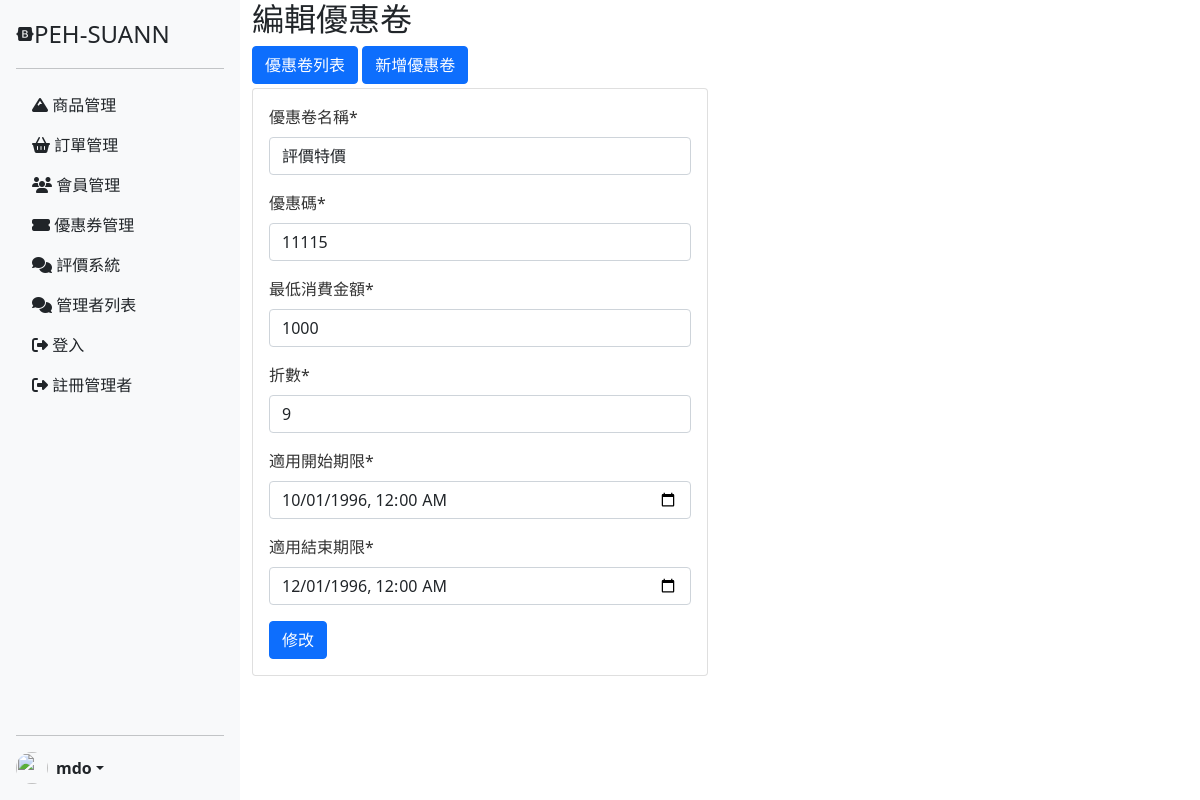
The page /coupon_edit.php?sid=4 on the database its author committed.
### tables this page shows
CREATE TABLE `coupon` (
  `sid` int(11) NOT NULL,
  `promo_name` varchar(255) DEFAULT NULL,
  `coupon_name` varchar(25) NOT NULL,
  `coupon_code` varchar(25) NOT NULL,
  `min_purchase` int(11) NOT NULL,
  `coupon_rate` float NOT NULL,
  `start_date_coup` datetime NOT NULL,
  `end_date_coup` datetime NOT NULL,
  `coupon_status` varchar(25) DEFAULT NULL,
  `display` int(11) NOT NULL
);

### coupon_edit.php (the view, shortened to what this page needs)
<?php require __DIR__ . '/parts/connect_db.php' ?>
<?php
$sid = isset($_GET['sid']) ? intval($_GET['sid']) : 0;
$sql = "SELECT * FROM coupon WHERE sid=$sid";
$r = $pdo->query($sql)->fetch();
?>
<?php require __DIR__ . '/parts/html-head.php' ?>
<?php require __DIR__ . '/parts/navbar.php' ?>
<div class="container">
  <div class="row">
    <div class="col-lg-6">
      <h2>編輯優惠卷</h2>
      <a href="./coupon_list.php" style="color: #fff;text-decoration:none;"><button type="button" class="btn btn-primary mb-1">優惠卷列表</button></a>
      <a href="./coupon_add.php" style="color: #fff;text-decoration:none;"><button type="button" class="btn btn-primary mb-1">新增優惠卷</button></a>
      <div class="card">
        <div class="card-body">
          <form name="form1" onsubmit="checkForm(event)" 　>
            <div class="mb-3">
              <label for="coupon_name" class="form-label">優惠卷名稱*</label>
              <input type="text" class="form-control" id="coupon_name" name="coupon_name" value="<?= $r['coupon_name'] ?>">
            </div>
            <div class="mb-3">
              <label for="coupon_code" class="form-label">優惠碼*</label>
              <input type="text" class="form-control" id="coupon_code" name="coupon_code" value="<?= $r['coupon_code']
                                                                                                  ?>">
            </div>
            <div class="mb-3">
              <label for="min_purchase" class="form-label">最低消費金額*</label>
              <input type="text" class="form-control" id="min_purchase" name="min_purchase" value="<?= $r['min_purchase']
                                                                                                    ?>">
            </div>
            <div class="mb-3">
              <label for="coupon_rate" class="form-label">折數*</label>
              <input type="text" class="form-control" id="coupon_rate" name="coupon_rate" value="<?= $r['coupon_rate']
                                                                                                  ?>">
            </div>
            <div class="mb-3">
              <label for="start_date_coup" class="form-label">適用開始期限*</label>
              <input type="datetime-local" class="form-control" id="start_date_coup" name="start_date_coup" value="<?= $r['start_date_coup'] ?>">
            </div>
            <div class="mb-3">
              <label for="end_date_coup" class="form-label">適用結束期限*</label>
              <input type="datetime-local" class="form-control" id="end_date_coup" name="end_date_coup" value="<?= $r['end_date_coup'] ?>">
            </div>
            <button type="submit" class="btn btn-primary">修改</button>
          </form>
        </div>
      </div>
    </div>
  </div>
</div>
<?php require __DIR__ . '/parts/html-foot.php' ?>

### style/login-style.css (style rules this page uses)
body { margin: 0; padding: 0; }
.form-label { color: #333333; }
html, body { margin: 0; padding: 0; height: 100%; }

### parts/html-head.php (style rules this page uses)
html, body { margin: 0; padding: 0; height: 100%; }

### rows shown on the page
coupon: coupon_name "評價特價", coupon_code "11115", min_purchase "1000", coupon_rate "9", start_date_coup "10/01/1996 00:00", end_date_coup "12/01/1996 00:00"
